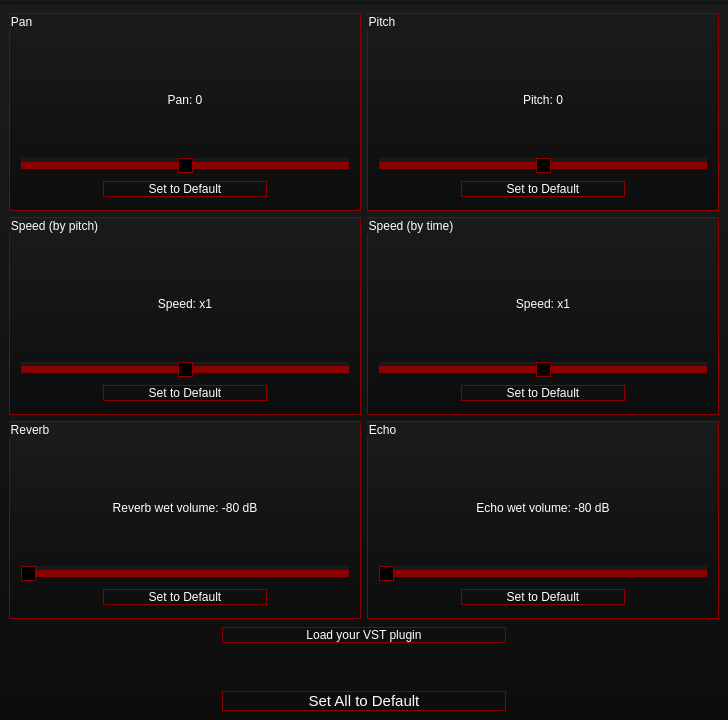
<?xml version="1.0" encoding="UTF-8"?>
<ui version="4.0">
 <class>FXWindow</class>
 <widget class="QMainWindow" name="FXWindow">
  <property name="geometry">
   <rect>
    <x>0</x>
    <y>0</y>
    <width>728</width>
    <height>720</height>
   </rect>
  </property>
  <property name="windowTitle">
   <string>Effects</string>
  </property>
  <property name="styleSheet">
   <string notr="true">background-color: qlineargradient(spread:pad, x1:0.5, y1:1, x2:0.5, y2:0, stop:0 rgba(13, 13, 13, 255), stop:1 rgba(27, 27, 27, 255));

color: white;</string>
  </property>
  <widget class="QWidget" name="centralwidget">
   <layout class="QVBoxLayout" name="verticalLayout" stretch="25,25,25,10,5,10">
    <item>
     <layout class="QHBoxLayout" name="horizontalLayout_2" stretch="50,50">
      <item>
       <widget class="QGroupBox" name="groupBox">
        <property name="font">
         <font>
          <family>Segoe UI</family>
          <pointsize>9</pointsize>
         </font>
        </property>
        <property name="styleSheet">
         <string notr="true">border: 1px solid darkred;</string>
        </property>
        <property name="title">
         <string>Pan</string>
        </property>
        <layout class="QVBoxLayout" name="verticalLayout_2" stretch="20,60,20">
         <property name="topMargin">
          <number>15</number>
         </property>
         <item>
          <widget class="QLabel" name="label_pan">
           <property name="font">
            <font>
             <family>Segoe UI</family>
             <pointsize>9</pointsize>
            </font>
           </property>
           <property name="styleSheet">
            <string notr="true">background-color: rgba(255, 255, 255, 0);

border: none;</string>
           </property>
           <property name="text">
            <string>Pan: 0</string>
           </property>
           <property name="alignment">
            <set>Qt::AlignCenter</set>
           </property>
          </widget>
         </item>
         <item>
          <widget class="QSlider" name="horizontalSlider_pan">
           <property name="styleSheet">
            <string notr="true">QSlider
{
	border: none;
}

QSlider::handle
{
	background-color: black;
	border: 1px solid darkred;
}

QSlider::add-page
 {
	background: darkred;
}

QSlider::sub-page 
{
	background: darkred;
}</string>
           </property>
           <property name="minimum">
            <number>-100</number>
           </property>
           <property name="maximum">
            <number>100</number>
           </property>
           <property name="value">
            <number>0</number>
           </property>
           <property name="orientation">
            <enum>Qt::Horizontal</enum>
           </property>
          </widget>
         </item>
         <item>
          <layout class="QHBoxLayout" name="horizontalLayout_6" stretch="25,50,25">
           <item>
            <spacer name="horizontalSpacer_3">
             <property name="orientation">
              <enum>Qt::Horizontal</enum>
             </property>
             <property name="sizeHint" stdset="0">
              <size>
               <width>40</width>
               <height>20</height>
              </size>
             </property>
            </spacer>
           </item>
           <item>
            <widget class="QPushButton" name="pushButton_pan">
             <property name="font">
              <font>
               <family>Segoe UI</family>
               <pointsize>9</pointsize>
              </font>
             </property>
             <property name="styleSheet">
              <string notr="true">QPushButton
{
	color: white;
	background-color: dark;
	border: 1px solid darkred;
}

QPushButton:hover
{
	background-color: rgb(69, 69, 69);
}</string>
             </property>
             <property name="text">
              <string>Set to Default</string>
             </property>
            </widget>
           </item>
           <item>
            <spacer name="horizontalSpacer_4">
             <property name="orientation">
              <enum>Qt::Horizontal</enum>
             </property>
             <property name="sizeHint" stdset="0">
              <size>
               <width>40</width>
               <height>20</height>
              </size>
             </property>
            </spacer>
           </item>
          </layout>
         </item>
        </layout>
       </widget>
      </item>
      <item>
       <widget class="QGroupBox" name="groupBox_2">
        <property name="font">
         <font>
          <family>Segoe UI</family>
          <pointsize>9</pointsize>
         </font>
        </property>
        <property name="styleSheet">
         <string notr="true">border: 1px solid darkred;</string>
        </property>
        <property name="title">
         <string>Pitch</string>
        </property>
        <layout class="QVBoxLayout" name="verticalLayout_3" stretch="20,60,20">
         <property name="topMargin">
          <number>15</number>
         </property>
         <item>
          <widget class="QLabel" name="label_pitch">
           <property name="font">
            <font>
             <family>Segoe UI</family>
             <pointsize>9</pointsize>
            </font>
           </property>
           <property name="styleSheet">
            <string notr="true">background-color: rgba(255, 255, 255, 0);
border: none;</string>
           </property>
           <property name="text">
            <string>Pitch: 0</string>
           </property>
           <property name="alignment">
            <set>Qt::AlignCenter</set>
           </property>
          </widget>
         </item>
         <item>
          <widget class="QSlider" name="horizontalSlider_pitch">
           <property name="styleSheet">
            <string notr="true">QSlider
{
	border: none;
}

QSlider::handle
{
	background-color: black;
	border: 1px solid darkred;
}

QSlider::add-page
 {
	background: darkred;
}

QSlider::sub-page 
{
	background: darkred;
}</string>
           </property>
           <property name="minimum">
            <number>-100</number>
           </property>
           <property name="maximum">
            <number>100</number>
           </property>
           <property name="value">
            <number>0</number>
           </property>
           <property name="orientation">
            <enum>Qt::Horizontal</enum>
           </property>
          </widget>
         </item>
         <item>
          <layout class="QHBoxLayout" name="horizontalLayout" stretch="25,50,25">
           <item>
            <spacer name="horizontalSpacer_5">
             <property name="orientation">
              <enum>Qt::Horizontal</enum>
             </property>
             <property name="sizeHint" stdset="0">
              <size>
               <width>40</width>
               <height>20</height>
              </size>
             </property>
            </spacer>
           </item>
           <item>
            <widget class="QPushButton" name="pushButton_pitch">
             <property name="font">
              <font>
               <family>Segoe UI</family>
               <pointsize>9</pointsize>
               <kerning>true</kerning>
              </font>
             </property>
             <property name="styleSheet">
              <string notr="true">QPushButton
{
	color: white;
	background-color: dark;
	border: 1px solid darkred;
}

QPushButton:hover
{
	background-color: rgb(69, 69, 69);
}</string>
             </property>
             <property name="text">
              <string>Set to Default</string>
             </property>
            </widget>
           </item>
           <item>
            <spacer name="horizontalSpacer_6">
             <property name="orientation">
              <enum>Qt::Horizontal</enum>
             </property>
             <property name="sizeHint" stdset="0">
              <size>
               <width>40</width>
               <height>20</height>
              </size>
             </property>
            </spacer>
           </item>
          </layout>
         </item>
        </layout>
       </widget>
      </item>
     </layout>
    </item>
    <item>
     <layout class="QHBoxLayout" name="horizontalLayout_3" stretch="50,50">
      <item>
       <widget class="QGroupBox" name="groupBox_3">
        <property name="font">
         <font>
          <family>Segoe UI</family>
          <pointsize>9</pointsize>
         </font>
        </property>
        <property name="styleSheet">
         <string notr="true">border: 1px solid darkred;</string>
        </property>
        <property name="title">
         <string>Speed (by pitch)</string>
        </property>
        <layout class="QVBoxLayout" name="verticalLayout_4" stretch="20,60,20">
         <property name="topMargin">
          <number>15</number>
         </property>
         <item>
          <widget class="QLabel" name="label_speed_by_pitch">
           <property name="font">
            <font>
             <family>Segoe UI</family>
             <pointsize>9</pointsize>
            </font>
           </property>
           <property name="styleSheet">
            <string notr="true">background-color: rgba(255, 255, 255, 0);
border: none;</string>
           </property>
           <property name="text">
            <string>Speed: x1</string>
           </property>
           <property name="alignment">
            <set>Qt::AlignCenter</set>
           </property>
          </widget>
         </item>
         <item>
          <widget class="QSlider" name="horizontalSlider_speed_by_pitch">
           <property name="styleSheet">
            <string notr="true">QSlider
{
	border: none;
}

QSlider::handle
{
	background-color: black;
	border: 1px solid darkred;
}

QSlider::add-page
 {
	background: darkred;
}

QSlider::sub-page 
{
	background: darkred;
}

QSlider::handle:disabled
{
	background-color: rgb(59, 59, 59);
	border: 1px solid gray;
}

QSlider::add-page:disabled 
{
    background: gray;
}

QSlider::sub-page:disabled
{
    background: gray;
}</string>
           </property>
           <property name="minimum">
            <number>0</number>
           </property>
           <property name="maximum">
            <number>200</number>
           </property>
           <property name="value">
            <number>100</number>
           </property>
           <property name="orientation">
            <enum>Qt::Horizontal</enum>
           </property>
          </widget>
         </item>
         <item>
          <layout class="QHBoxLayout" name="horizontalLayout_7" stretch="25,50,25">
           <item>
            <spacer name="horizontalSpacer_8">
             <property name="orientation">
              <enum>Qt::Horizontal</enum>
             </property>
             <property name="sizeHint" stdset="0">
              <size>
               <width>40</width>
               <height>20</height>
              </size>
             </property>
            </spacer>
           </item>
           <item>
            <widget class="QPushButton" name="pushButton_speed_by_pitch">
             <property name="font">
              <font>
               <family>Segoe UI</family>
               <pointsize>9</pointsize>
              </font>
             </property>
             <property name="styleSheet">
              <string notr="true">QPushButton
{
	color: white;
	background-color: dark;
	border: 1px solid darkred;
}

QPushButton:hover
{
	background-color: rgb(69, 69, 69);
}

QPushButton::disabled
{
	background-color: gray;
	color: dark;
}</string>
             </property>
             <property name="text">
              <string>Set to Default</string>
             </property>
            </widget>
           </item>
           <item>
            <spacer name="horizontalSpacer_7">
             <property name="orientation">
              <enum>Qt::Horizontal</enum>
             </property>
             <property name="sizeHint" stdset="0">
              <size>
               <width>40</width>
               <height>20</height>
              </size>
             </property>
            </spacer>
           </item>
          </layout>
         </item>
        </layout>
       </widget>
      </item>
      <item>
       <widget class="QGroupBox" name="groupBox_4">
        <property name="font">
         <font>
          <family>Segoe UI</family>
          <pointsize>9</pointsize>
         </font>
        </property>
        <property name="styleSheet">
         <string notr="true">border: 1px solid darkred;</string>
        </property>
        <property name="title">
         <string>Speed (by time)</string>
        </property>
        <layout class="QVBoxLayout" name="verticalLayout_5" stretch="20,60,20">
         <property name="topMargin">
          <number>15</number>
         </property>
         <item>
          <widget class="QLabel" name="label_speed_by_time">
           <property name="font">
            <font>
             <family>Segoe UI</family>
             <pointsize>9</pointsize>
            </font>
           </property>
           <property name="styleSheet">
            <string notr="true">background-color: rgba(255, 255, 255, 0);
border: none;</string>
           </property>
           <property name="text">
            <string>Speed: x1</string>
           </property>
           <property name="alignment">
            <set>Qt::AlignCenter</set>
           </property>
          </widget>
         </item>
         <item>
          <widget class="QSlider" name="horizontalSlider_speed_by_time">
           <property name="styleSheet">
            <string notr="true">QSlider
{
	border: none;
}

QSlider::handle
{
	background-color: black;
	border: 1px solid darkred;
}

QSlider::add-page
 {
	background: darkred;
}

QSlider::sub-page 
{
	background: darkred;
}

QSlider::handle:disabled
{
	background-color: rgb(59, 59, 59);
	border: 1px solid gray;
}

QSlider::add-page:disabled 
{
    background: gray;
}

QSlider::sub-page:disabled
{
    background: gray;
}</string>
           </property>
           <property name="maximum">
            <number>200</number>
           </property>
           <property name="value">
            <number>100</number>
           </property>
           <property name="orientation">
            <enum>Qt::Horizontal</enum>
           </property>
          </widget>
         </item>
         <item>
          <layout class="QHBoxLayout" name="horizontalLayout_9" stretch="25,50,25">
           <item>
            <spacer name="horizontalSpacer_11">
             <property name="orientation">
              <enum>Qt::Horizontal</enum>
             </property>
             <property name="sizeHint" stdset="0">
              <size>
               <width>40</width>
               <height>20</height>
              </size>
             </property>
            </spacer>
           </item>
           <item>
            <widget class="QPushButton" name="pushButton_speed_by_time">
             <property name="font">
              <font>
               <family>Segoe UI</family>
               <pointsize>9</pointsize>
              </font>
             </property>
             <property name="styleSheet">
              <string notr="true">QPushButton
{
	color: white;
	background-color: dark;
	border: 1px solid darkred;
}

QPushButton:hover
{
	background-color: rgb(69, 69, 69);
}

QPushButton::disabled
{
	background-color: gray;
	color: dark;
}</string>
             </property>
             <property name="text">
              <string>Set to Default</string>
             </property>
            </widget>
           </item>
           <item>
            <spacer name="horizontalSpacer_12">
             <property name="orientation">
              <enum>Qt::Horizontal</enum>
             </property>
             <property name="sizeHint" stdset="0">
              <size>
               <width>40</width>
               <height>20</height>
              </size>
             </property>
            </spacer>
           </item>
          </layout>
         </item>
        </layout>
       </widget>
      </item>
     </layout>
    </item>
    <item>
     <layout class="QHBoxLayout" name="horizontalLayout_4" stretch="50,50">
      <item>
       <widget class="QGroupBox" name="groupBox_5">
        <property name="font">
         <font>
          <family>Segoe UI</family>
          <pointsize>9</pointsize>
         </font>
        </property>
        <property name="styleSheet">
         <string notr="true">border: 1px solid darkred;</string>
        </property>
        <property name="title">
         <string>Reverb</string>
        </property>
        <layout class="QVBoxLayout" name="verticalLayout_6" stretch="20,60,20">
         <property name="topMargin">
          <number>15</number>
         </property>
         <item>
          <widget class="QLabel" name="label_reverb">
           <property name="font">
            <font>
             <family>Segoe UI</family>
             <pointsize>9</pointsize>
            </font>
           </property>
           <property name="styleSheet">
            <string notr="true">background-color: rgba(255, 255, 255, 0);
border: none;</string>
           </property>
           <property name="text">
            <string>Reverb wet volume: -80 dB</string>
           </property>
           <property name="alignment">
            <set>Qt::AlignCenter</set>
           </property>
          </widget>
         </item>
         <item>
          <widget class="QSlider" name="horizontalSlider_reverb">
           <property name="styleSheet">
            <string notr="true">QSlider
{
	border: none;
}

QSlider::handle
{
	background-color: black;
	border: 1px solid darkred;
}

QSlider::add-page
 {
	background: darkred;
}

QSlider::sub-page 
{
	background: darkred;
}

QSlider::handle:disabled
{
	background-color: rgb(59, 59, 59);
	border: 1px solid gray;
}

QSlider::add-page:disabled 
{
    background: gray;
}

QSlider::sub-page:disabled
{
    background: gray;
}</string>
           </property>
           <property name="minimum">
            <number>-80</number>
           </property>
           <property name="maximum">
            <number>0</number>
           </property>
           <property name="value">
            <number>-80</number>
           </property>
           <property name="orientation">
            <enum>Qt::Horizontal</enum>
           </property>
          </widget>
         </item>
         <item>
          <layout class="QHBoxLayout" name="horizontalLayout_10" stretch="25,50,25">
           <item>
            <spacer name="horizontalSpacer_13">
             <property name="orientation">
              <enum>Qt::Horizontal</enum>
             </property>
             <property name="sizeHint" stdset="0">
              <size>
               <width>40</width>
               <height>20</height>
              </size>
             </property>
            </spacer>
           </item>
           <item>
            <widget class="QPushButton" name="pushButton_reverb">
             <property name="font">
              <font>
               <family>Segoe UI</family>
               <pointsize>9</pointsize>
              </font>
             </property>
             <property name="styleSheet">
              <string notr="true">QPushButton
{
	color: white;
	background-color: dark;
	border: 1px solid darkred;
}

QPushButton:hover
{
	background-color: rgb(69, 69, 69);
}

QPushButton::disabled
{
	background-color: gray;
	color: dark;
}</string>
             </property>
             <property name="text">
              <string>Set to Default</string>
             </property>
            </widget>
           </item>
           <item>
            <spacer name="horizontalSpacer_14">
             <property name="orientation">
              <enum>Qt::Horizontal</enum>
             </property>
             <property name="sizeHint" stdset="0">
              <size>
               <width>40</width>
               <height>20</height>
              </size>
             </property>
            </spacer>
           </item>
          </layout>
         </item>
        </layout>
       </widget>
      </item>
      <item>
       <widget class="QGroupBox" name="groupBox_6">
        <property name="font">
         <font>
          <family>Segoe UI</family>
          <pointsize>9</pointsize>
         </font>
        </property>
        <property name="styleSheet">
         <string notr="true">border: 1px solid darkred;</string>
        </property>
        <property name="title">
         <string>Echo</string>
        </property>
        <layout class="QVBoxLayout" name="verticalLayout_7" stretch="20,60,20">
         <property name="topMargin">
          <number>15</number>
         </property>
         <item>
          <widget class="QLabel" name="label_delay">
           <property name="font">
            <font>
             <family>Segoe UI</family>
             <pointsize>9</pointsize>
            </font>
           </property>
           <property name="styleSheet">
            <string notr="true">background-color: rgba(255, 255, 255, 0);
border: none;</string>
           </property>
           <property name="text">
            <string>Echo wet volume: -80 dB</string>
           </property>
           <property name="alignment">
            <set>Qt::AlignCenter</set>
           </property>
          </widget>
         </item>
         <item>
          <widget class="QSlider" name="horizontalSlider_delay">
           <property name="styleSheet">
            <string notr="true">QSlider
{
	border: none;
}

QSlider::handle
{
	background-color: black;
	border: 1px solid darkred;
}

QSlider::add-page
 {
	background: darkred;
}

QSlider::sub-page 
{
	background: darkred;
}

QSlider::handle:disabled
{
	background-color: rgb(59, 59, 59);
	border: 1px solid gray;
}

QSlider::add-page:disabled 
{
    background: gray;
}

QSlider::sub-page:disabled
{
    background: gray;
}</string>
           </property>
           <property name="minimum">
            <number>-80</number>
           </property>
           <property name="maximum">
            <number>0</number>
           </property>
           <property name="value">
            <number>-80</number>
           </property>
           <property name="orientation">
            <enum>Qt::Horizontal</enum>
           </property>
          </widget>
         </item>
         <item>
          <layout class="QHBoxLayout" name="horizontalLayout_11" stretch="25,50,25">
           <item>
            <spacer name="horizontalSpacer_15">
             <property name="orientation">
              <enum>Qt::Horizontal</enum>
             </property>
             <property name="sizeHint" stdset="0">
              <size>
               <width>40</width>
               <height>20</height>
              </size>
             </property>
            </spacer>
           </item>
           <item>
            <widget class="QPushButton" name="pushButton_delay">
             <property name="font">
              <font>
               <family>Segoe UI</family>
               <pointsize>9</pointsize>
              </font>
             </property>
             <property name="styleSheet">
              <string notr="true">QPushButton
{
	color: white;
	background-color: dark;
	border: 1px solid darkred;
}

QPushButton:hover
{
	background-color: rgb(69, 69, 69);
}

QPushButton::disabled
{
	background-color: gray;
	color: dark;
}</string>
             </property>
             <property name="text">
              <string>Set to Default</string>
             </property>
            </widget>
           </item>
           <item>
            <spacer name="horizontalSpacer_16">
             <property name="orientation">
              <enum>Qt::Horizontal</enum>
             </property>
             <property name="sizeHint" stdset="0">
              <size>
               <width>40</width>
               <height>20</height>
              </size>
             </property>
            </spacer>
           </item>
          </layout>
         </item>
        </layout>
       </widget>
      </item>
     </layout>
    </item>
    <item>
     <layout class="QHBoxLayout" name="horizontalLayout_12" stretch="30,40,30">
      <item>
       <spacer name="horizontalSpacer_17">
        <property name="orientation">
         <enum>Qt::Horizontal</enum>
        </property>
        <property name="sizeHint" stdset="0">
         <size>
          <width>40</width>
          <height>20</height>
         </size>
        </property>
       </spacer>
      </item>
      <item>
       <widget class="QPushButton" name="pushButton_vst">
        <property name="font">
         <font>
          <family>Segoe UI</family>
          <pointsize>9</pointsize>
         </font>
        </property>
        <property name="styleSheet">
         <string notr="true">QPushButton
{
	color: white;
	background-color: dark;
	border: 1px solid darkred;
}

QPushButton:hover
{
	background-color: rgb(69, 69, 69);
}

QPushButton::disabled
{
	background-color: gray;
	color: dark;
}</string>
        </property>
        <property name="text">
         <string>Load your VST plugin</string>
        </property>
       </widget>
      </item>
      <item>
       <spacer name="horizontalSpacer_18">
        <property name="orientation">
         <enum>Qt::Horizontal</enum>
        </property>
        <property name="sizeHint" stdset="0">
         <size>
          <width>40</width>
          <height>20</height>
         </size>
        </property>
       </spacer>
      </item>
     </layout>
    </item>
    <item>
     <spacer name="verticalSpacer">
      <property name="orientation">
       <enum>Qt::Vertical</enum>
      </property>
      <property name="sizeHint" stdset="0">
       <size>
        <width>20</width>
        <height>40</height>
       </size>
      </property>
     </spacer>
    </item>
    <item>
     <layout class="QHBoxLayout" name="horizontalLayout_5" stretch="30,40,30">
      <item>
       <spacer name="horizontalSpacer">
        <property name="orientation">
         <enum>Qt::Horizontal</enum>
        </property>
        <property name="sizeHint" stdset="0">
         <size>
          <width>40</width>
          <height>20</height>
         </size>
        </property>
       </spacer>
      </item>
      <item>
       <widget class="QPushButton" name="pushButton">
        <property name="font">
         <font>
          <family>Segoe UI</family>
          <pointsize>11</pointsize>
         </font>
        </property>
        <property name="styleSheet">
         <string notr="true">QPushButton
{
	color: white;
	background-color: dark;
	border: 1px solid darkred;
}

QPushButton:hover
{
	background-color: rgb(69, 69, 69);
}</string>
        </property>
        <property name="text">
         <string>Set All to Default</string>
        </property>
       </widget>
      </item>
      <item>
       <spacer name="horizontalSpacer_2">
        <property name="orientation">
         <enum>Qt::Horizontal</enum>
        </property>
        <property name="sizeHint" stdset="0">
         <size>
          <width>40</width>
          <height>20</height>
         </size>
        </property>
       </spacer>
      </item>
     </layout>
    </item>
   </layout>
  </widget>
  <widget class="QMenuBar" name="menubar">
   <property name="geometry">
    <rect>
     <x>0</x>
     <y>0</y>
     <width>728</width>
     <height>30</height>
    </rect>
   </property>
   <widget class="QMenu" name="menuOpen">
    <property name="styleSheet">
     <string notr="true">QMenu::item:selected
{
	background-color: rgb(89, 89, 89);
}</string>
    </property>
    <property name="title">
     <string/>
    </property>
   </widget>
   <addaction name="menuOpen"/>
  </widget>
 </widget>
 <resources/>
 <connections/>
</ui>
